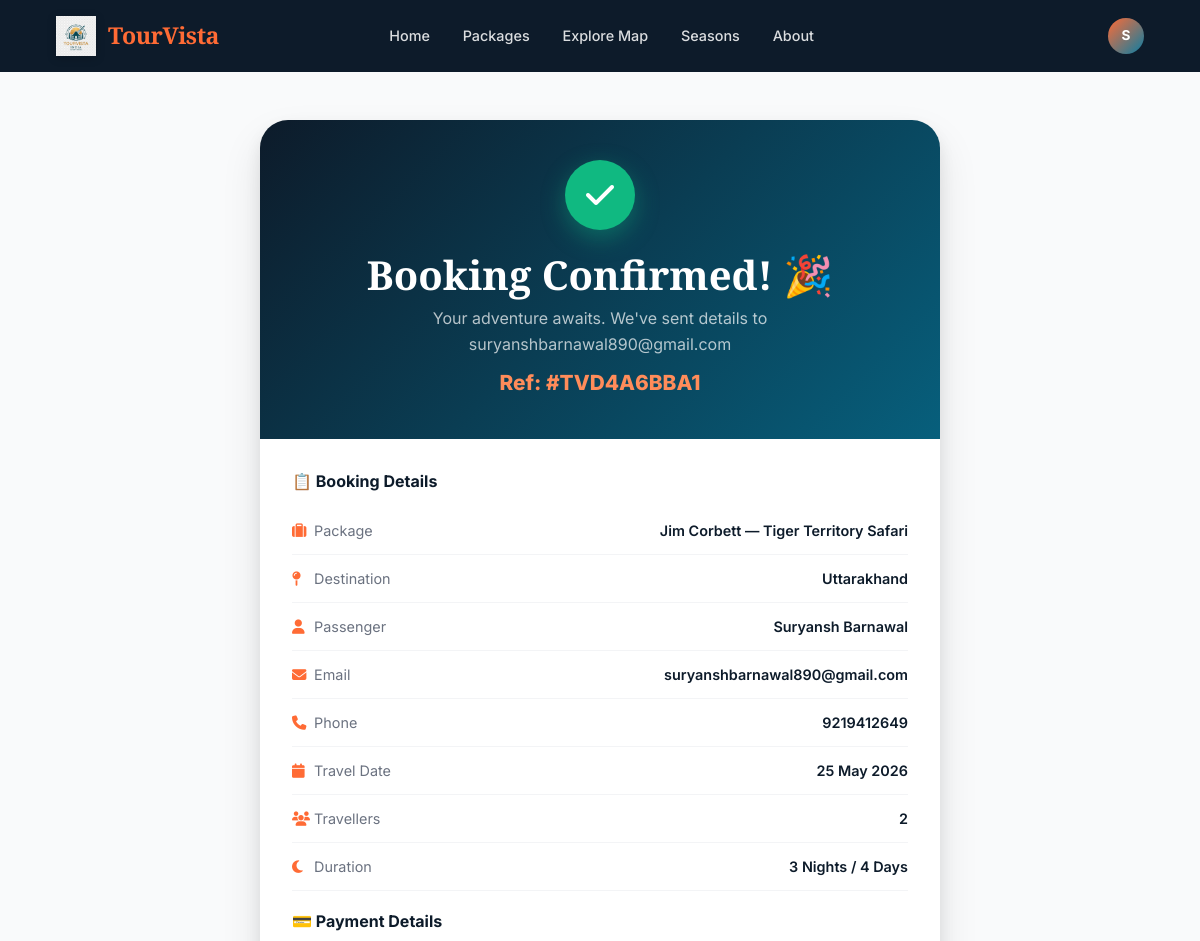
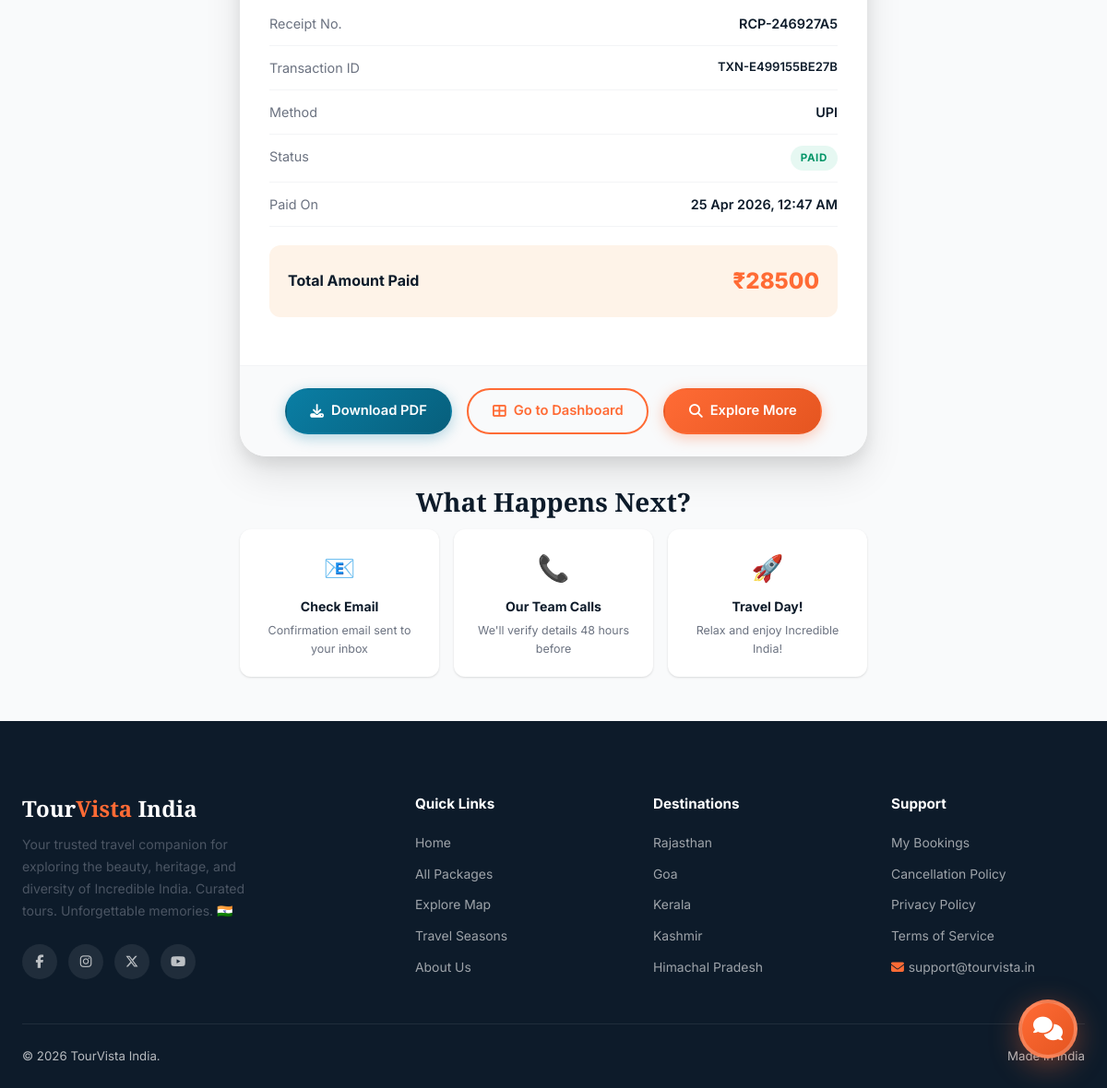
The app's page /bookings/receipt/TVD4A6BBA1/ (signed in) with its own data (2 pictures, top to bottom).
### bookings/models.py (models this page shows, shortened)
class Booking(models.Model):
    booking_ref = models.CharField(max_length=12, unique=True, blank=True)
    user = models.ForeignKey(User, on_delete=models.CASCADE, related_name='bookings')
    package = models.ForeignKey(TourPackage, on_delete=models.CASCADE, related_name='bookings')
    first_name = models.CharField(max_length=50)
    last_name = models.CharField(max_length=50)
    email = models.EmailField()
    phone = models.CharField(max_length=15)
    num_travellers = models.PositiveIntegerField(default=1)
    travel_date = models.DateField()
    special_requests = models.TextField(blank=True)
    price_per_person = models.DecimalField(max_digits=10, decimal_places=2)
    total_amount = models.DecimalField(max_digits=12, decimal_places=2)
    status = models.CharField(max_length=20, choices=BOOKING_STATUS, default='pending')
    created_at = models.DateTimeField(auto_now_add=True)
    updated_at = models.DateTimeField(auto_now=True)
    class Meta:
        ordering = ['-created_at']
    @property
    def full_name(self):
        return f"{self.first_name} {self.last_name}"

class Payment(models.Model):
    booking = models.OneToOneField(Booking, on_delete=models.CASCADE, related_name='payment')
    amount = models.DecimalField(max_digits=12, decimal_places=2)
    method = models.CharField(max_length=20, choices=PAYMENT_METHOD, default='upi')
    status = models.CharField(max_length=20, choices=PAYMENT_STATUS, default='pending')
    transaction_id = models.CharField(max_length=100, unique=True, blank=True)
    card_last4 = models.CharField(max_length=4, blank=True)
    upi_id = models.CharField(max_length=100, blank=True)
    paid_at = models.DateTimeField(null=True, blank=True)
    receipt_number = models.CharField(max_length=20, unique=True, blank=True)

### core/models.py (models this page shows, shortened)
class TourPackage(models.Model):
    title = models.CharField(max_length=255)
    slug = models.SlugField(unique=True, blank=True)
    destination = models.ForeignKey(Destination, on_delete=models.SET_NULL, null=True, blank=True)
    state = models.CharField(max_length=50, choices=INDIAN_STATES, default='rajasthan')
    description = models.TextField()
    highlights = models.TextField(blank=True, help_text="One highlight per line")
    itinerary = models.TextField(blank=True, help_text="Day-wise itinerary")
    inclusions = models.TextField(blank=True)
    exclusions = models.TextField(blank=True)
    duration_days = models.PositiveIntegerField(default=3)
    max_group_size = models.PositiveIntegerField(default=20)
    price_per_person = models.DecimalField(max_digits=10, decimal_places=2)
    discount_percent = models.PositiveIntegerField(default=0)
    difficulty = models.CharField(max_length=20, choices=DIFFICULTY_LEVELS, default='easy')
    best_season = models.CharField(max_length=20, choices=SEASONS, default='all')
    transportation = models.CharField(max_length=30, choices=TRANSPORT_CHOICES, default='flight')
    accommodation = models.CharField(max_length=30, choices=ACCOMMODATION_CHOICES, default='hotel')
    hotel_name = models.CharField(max_length=255, blank=True, help_text="Specific hotel name, e.g. Taj Lake Palace")
    hotel_star_rating = models.PositiveIntegerField(
        null=True, blank=True,
        choices=[(i, f'{i} Star') for i in range(1, 6)],
        help_text="Hotel star rating 1–5"
    )
    transport_details = models.CharField(max_length=255, blank=True, help_text="e.g. Indigo Flight + Private Innova Crysta")
    main_image = models.ImageField(upload_to='packages/', null=True, blank=True)
    image_2 = models.ImageField(upload_to='packages/', null=True, blank=True)
    image_3 = models.ImageField(upload_to='packages/', null=True, blank=True)
    image_4 = models.ImageField(upload_to='packages/', null=True, blank=True)
    is_featured = models.BooleanField(default=False)
    is_active = models.BooleanField(default=True)
    created_at = models.DateTimeField(auto_now_add=True)
    updated_at = models.DateTimeField(auto_now=True)
    city_name = models.CharField(max_length=100, blank=True, help_text="City name for weather API (e.g. Jaipur)")
    class Meta:
        ordering = ['-is_featured', '-created_at']
    @property
    def nights(self):
        return self.duration_days - 1

### bookings/views.py (the view)
# urls.py: path('receipt/<str:booking_ref>/', views.receipt_view, name='receipt'),
@login_required
def receipt_view(request, booking_ref):
    booking = get_object_or_404(Booking, booking_ref=booking_ref, user=request.user)
    try:
        payment = booking.payment
    except Payment.DoesNotExist:
        payment = None
    context = {
        'booking': booking,
        'payment': payment,
        'package': booking.package,
    }
    return render(request, 'bookings/receipt.html', context)

### templates/bookings/receipt.html (shortened to what this page needs)
{% extends 'base.html' %}
{% load static %}
{% block content %}
<div class="receipt-page">
  <div class="container">
    <div id="confetti-container" style="position:fixed;top:0;left:0;width:100%;height:100%;pointer-events:none;z-index:9999"></div>
    <div class="receipt-card">
      <div class="receipt-header">
        <div class="check-icon"><i class="fas fa-check"></i></div>
        <h2>Booking Confirmed! 🎉</h2>
        <p>Your adventure awaits. We've sent details to {{ booking.email }}</p>
        <div class="receipt-ref">Ref: #{{ booking.booking_ref }}</div>
      </div>
      <div class="receipt-body">
        <h3 style="font-family:var(--font-body);font-size:1rem;font-weight:700;color:var(--navy);margin-bottom:1rem">
          📋 Booking Details
        </h3>
        <div class="receipt-row">
          <span class="label"><i class="fas fa-suitcase" style="width:18px;color:var(--saffron)"></i> Package</span>
          <span class="value">{{ booking.package.title }}</span>
        </div>
        <div class="receipt-row">
          <span class="label"><i class="fas fa-map-pin" style="width:18px;color:var(--saffron)"></i> Destination</span>
          <span class="value">{{ booking.package.get_state_display }}</span>
        </div>
        <div class="receipt-row">
          <span class="label"><i class="fas fa-user" style="width:18px;color:var(--saffron)"></i> Passenger</span>
          <span class="value">{{ booking.full_name }}</span>
        </div>
        <div class="receipt-row">
          <span class="label"><i class="fas fa-envelope" style="width:18px;color:var(--saffron)"></i> Email</span>
          <span class="value">{{ booking.email }}</span>
        </div>
        <div class="receipt-row">
          <span class="label"><i class="fas fa-phone" style="width:18px;color:var(--saffron)"></i> Phone</span>
          <span class="value">{{ booking.phone }}</span>
        </div>
        <div class="receipt-row">
          <span class="label"><i class="fas fa-calendar" style="width:18px;color:var(--saffron)"></i> Travel Date</span>
          <span class="value">{{ booking.travel_date|date:"d F Y" }}</span>
        </div>
        <div class="receipt-row">
          <span class="label"><i class="fas fa-users" style="width:18px;color:var(--saffron)"></i> Travellers</span>
          <span class="value">{{ booking.num_travellers }}</span>
        </div>
        <div class="receipt-row">
          <span class="label"><i class="fas fa-moon" style="width:18px;color:var(--saffron)"></i> Duration</span>
          <span class="value">{{ booking.package.nights }} Nights / {{ booking.package.duration_days }} Days</span>
        </div>
        {% if payment %}
        <h3 style="font-family:var(--font-body);font-size:1rem;font-weight:700;color:var(--navy);margin:1.25rem 0 .75rem">
          💳 Payment Details
        </h3>
        <div class="receipt-row">
          <span class="label">Receipt No.</span>
          <span class="value">{{ payment.receipt_number }}</span>
        </div>
        <div class="receipt-row">
          <span class="label">Transaction ID</span>
          <span class="value" style="font-size:.82rem">{{ payment.transaction_id }}</span>
        </div>
        <div class="receipt-row">
          <span class="label">Method</span>
          <span class="value">{{ payment.get_method_display }}</span>
        </div>
        <div class="receipt-row">
          <span class="label">Status</span>
          <span class="value"><span class="status-badge confirmed">Paid</span></span>
        </div>
        {% if payment.paid_at %}
        <div class="receipt-row">
          <span class="label">Paid On</span>
          <span class="value">{{ payment.paid_at|date:"d M Y, h:i A" }}</span>
        </div>
        {% endif %}
        {% endif %}
        <div class="receipt-total">
          <span class="label">Total Amount Paid</span>
          <span class="value">₹{{ booking.total_amount|floatformat:0 }}</span>
        </div>
      </div>
      <div class="receipt-footer">
        <a href="{% url 'bookings:download_receipt' booking.booking_ref %}" class="btn btn-teal">
          <i class="fas fa-download"></i> Download PDF
        </a>
        <a href="{% url 'accounts:dashboard' %}" class="btn btn-outline">
          <i class="fas fa-th-large"></i> Go to Dashboard
        </a>
        <a href="{% url 'core:packages' %}" class="btn btn-primary">
          <i class="fas fa-search"></i> Explore More
        </a>
      </div>
    </div>
    <div style="max-width:680px;margin:2rem auto 0;text-align:center">
      <h3 style="color:var(--navy);margin-bottom:.75rem">What Happens Next?</h3>
      <div style="display:grid;grid-template-columns:repeat(3,1fr);gap:1rem;text-align:center">
        {% for item in "123" %}
        <div style="background:white;border-radius:var(--radius);padding:1.25rem;box-shadow:var(--shadow-sm)">
          <div style="font-size:1.75rem;margin-bottom:.5rem">{% cycle '📧' '📞' '🚀' %}</div>
          <div style="font-weight:700;color:var(--navy);font-size:.88rem;margin-bottom:.3rem">{% cycle 'Check Email' 'Our Team Calls' 'Travel Day!' %}</div>
          <div style="font-size:.78rem;color:var(--gray-500)">{% cycle 'Confirmation email sent to your inbox' 'We\'ll verify details 48 hours before' 'Relax and enjoy Incredible India!' %}</div>
        </div>
        {% endfor %}
      </div>
    </div>
  </div>
</div>
{% endblock %}

### templates/base.html (shortened to what this page needs)
{% load static %}
<!DOCTYPE html>
<html lang="en">
<head>
  <link rel="stylesheet" href="https://cdnjs.cloudflare.com/ajax/libs/font-awesome/6.5.1/css/all.min.css">
  <link rel="stylesheet" href="{% static 'css/style.css' %}">
  <link rel="stylesheet" href="https://unpkg.com/leaflet@1.9.4/dist/leaflet.css">
  <link rel="stylesheet" href="https://unpkg.com/aos@2.3.1/dist/aos.css">
</head>
<body>
  <nav class="navbar {% block navbar_class %}solid{% endblock %}" id="main-navbar">
    <div class="container" style="display:flex;align-items:center;width:100%;gap:2rem">
      <a href="{% url 'core:home' %}" class="nav-brand" style="display:flex;align-items:center;gap:.75rem">
        <img src="{% static 'img/logo.png' %}" alt="TourVista"
          style="height:40px;width:auto;filter:drop-shadow(0 2px 4px rgba(0,0,0,.2))">
        <span style="font-family:'Playfair Display',serif;font-weight:700;letter-spacing:-0.02em">Tour<span
            style="color:var(--saffron)">Vista</span></span>
      </a>
      <div class="nav-links">
        <a href="{% url 'core:home' %}" {% if request.resolver_match.url_name == 'home' %}class="active" {% endif %}>Home</a>
        <a href="{% url 'core:packages' %}" {% if 'package' in request.resolver_match.url_name %}class="active" {% endif %}>Packages</a>
        <a href="{% url 'core:explore_map' %}">Explore Map</a>
        <a href="{% url 'core:seasons' %}">Seasons</a>
        <a href="{% url 'core:about' %}">About</a>
      </div>
      <div class="nav-actions" style="margin-left:auto;flex-shrink:0">
        {% if user.is_authenticated %}
        <div class="nav-dropdown">
          <div class="nav-avatar" title="{{ user.username }}">
            {% if user.first_name %}{{ user.first_name.0|upper }}{% else %}{{ user.username.0|upper }}{% endif %}
          </div>
        </div>
        {% else %}
        <a href="{% url 'accounts:login' %}" class="btn btn-outline btn-sm"
          style="color:white;border-color:rgba(255,255,255,.4)">Login</a>
        <a href="{% url 'accounts:register' %}" class="btn btn-primary btn-sm">Sign Up Free</a>
        {% endif %}
      </div>
    </div>
  </nav>
  {% block content %}{% endblock %}
  <footer class="footer">
    <div class="container">
      <div class="footer-grid">
        <div class="footer-brand">
          <h3>Tour<span>Vista</span> India</h3>
          <p>Your trusted travel companion for exploring the beauty, heritage, and diversity of Incredible India.
            Curated tours. Unforgettable memories. 🇮🇳</p>
          <div class="footer-social">
            <a href="#" aria-label="Facebook"><i class="fab fa-facebook-f"></i></a>
            <a href="#" aria-label="Instagram"><i class="fab fa-instagram"></i></a>
            <a href="#" aria-label="Twitter"><i class="fab fa-x-twitter"></i></a>
            <a href="#" aria-label="YouTube"><i class="fab fa-youtube"></i></a>
          </div>
        </div>
        <div class="footer-col">
          <h4>Quick Links</h4>
          <ul>
            <li><a href="{% url 'core:home' %}">Home</a></li>
            <li><a href="{% url 'core:packages' %}">All Packages</a></li>
            <li><a href="{% url 'core:explore_map' %}">Explore Map</a></li>
            <li><a href="{% url 'core:seasons' %}">Travel Seasons</a></li>
            <li><a href="{% url 'core:about' %}">About Us</a></li>
          </ul>
        </div>
        <div class="footer-col">
          <h4>Destinations</h4>
          <ul>
            <li><a href="{% url 'core:packages' %}?state=rajasthan">Rajasthan</a></li>
            <li><a href="{% url 'core:packages' %}?state=goa">Goa</a></li>
            <li><a href="{% url 'core:packages' %}?state=kerala">Kerala</a></li>
            <li><a href="{% url 'core:packages' %}?state=kashmir">Kashmir</a></li>
            <li><a href="{% url 'core:packages' %}?state=himachal_pradesh">Himachal Pradesh</a></li>
          </ul>
        </div>
        <div class="footer-col">
          <h4>Support</h4>
          <ul>
            <li><a href="{% url 'accounts:dashboard' %}">My Bookings</a></li>
            <li><a href="#">Cancellation Policy</a></li>
            <li><a href="#">Privacy Policy</a></li>
            <li><a href="#">Terms of Service</a></li>
            <li><a href="mailto:support@tourvista.in"><i class="fas fa-envelope"
                  style="margin-right:.3rem;color:#FF6B35"></i>support@tourvista.in</a></li>
          </ul>
        </div>
      </div>
      <div class="footer-bottom">
        <span>© {% now "Y" %} TourVista India.</span>
        <span>Made in India </span>
      </div>
    </div>
  </footer>
  <div class="chatbot-bubble">
    <button class="chatbot-toggle" id="chatbot-toggle" aria-label="Open chat assistant" aria-expanded="false">
      <i class="fas fa-comments"></i>
    </button>
  </div>
</body>
</html>

### records on screen
Booking: email "suryanshbarnawal890@gmail.com", booking_ref "TVD4A6BBA1", package "Jim Corbett — Tiger Territory Safari", package.state "Uttarakhand", full_name "Suryansh Barnawal", phone "9219412649", travel_date "25 May 2026", num_travellers "2", package.nights "3", package.duration_days "4", total_amount "28500"
Payment: receipt_number "RCP-246927A5", transaction_id "TXN-E499155BE27B", method "UPI", paid_at "25 Apr 2026, 12:47 AM"

### other values on screen
{{ user.first_name.0|upper }} "S"
